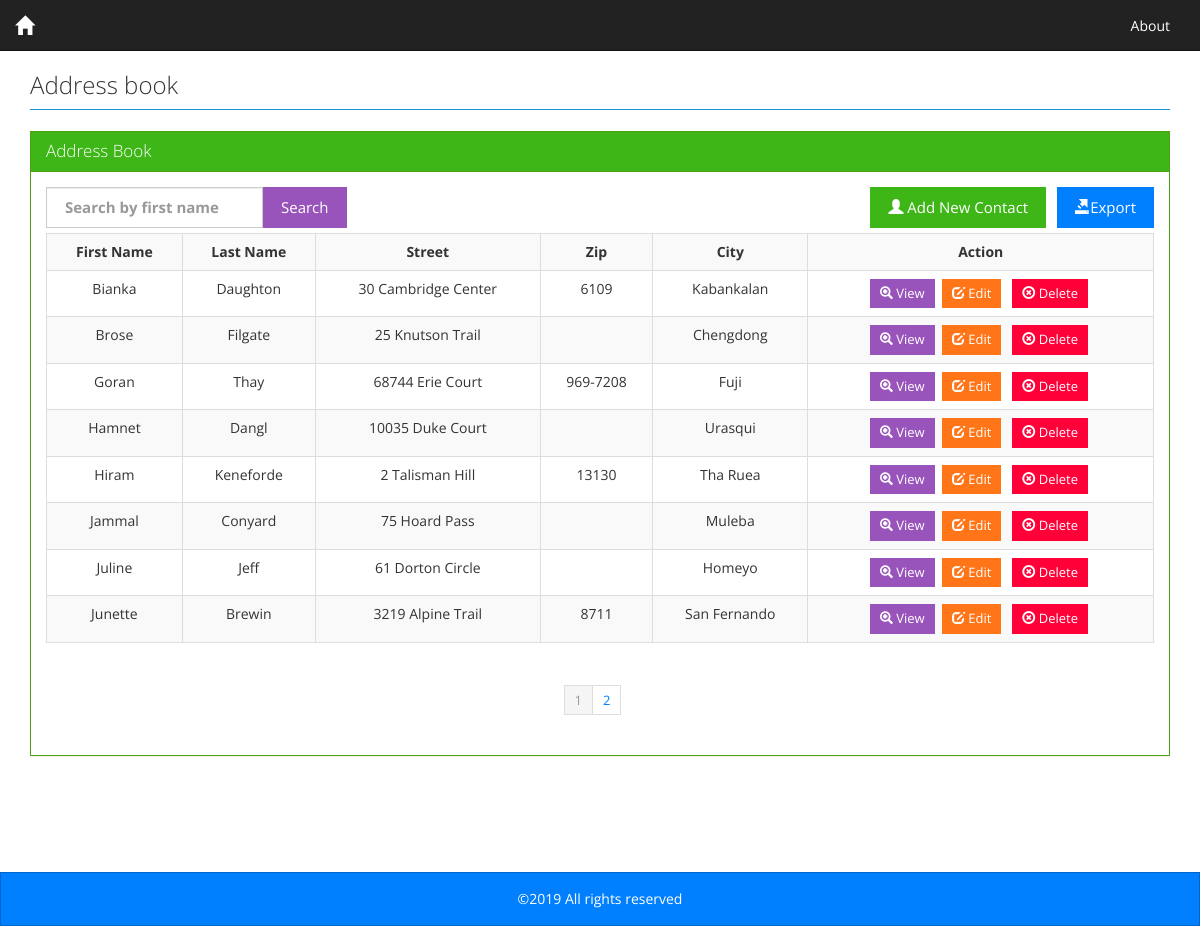
The page / on the database its author committed.
### tables this page shows
CREATE TABLE `contacts` (
  `id` int(11) NOT NULL AUTO_INCREMENT,
  `first_name` varchar(255) NOT NULL,
  `last_name` varchar(255) NOT NULL,
  `street` varchar(255) DEFAULT NULL,
  `zip` varchar(255) DEFAULT NULL,
  `city` varchar(255) DEFAULT NULL,
  PRIMARY KEY (`id`)
);

### index.php (the view, shortened to what this page needs)
<?php
require_once './config.php';
include './header.php';
if (!(isset($_GET['pagenum']))) {
  $pagenum = 1;
} else {
  $pagenum = $_GET['pagenum'];
}
$page_limit = ($_GET["show"] <> "" && is_numeric($_GET["show"])) ? $_GET["show"] : 8;
try {
  $keyword = trim($_GET["keyword"]);
  if ($keyword <> "") {
    $sql = "SELECT * FROM contacts WHERE 1 AND "
      . " (first_name LIKE :keyword) ORDER BY first_name ";
    $stmt = $DB->prepare($sql);
    $stmt->bindValue(":keyword", $keyword . "%");
  } else {
    $sql = "SELECT * FROM contacts WHERE 1 ORDER BY first_name ";
    $stmt = $DB->prepare($sql);
  }
  $stmt->execute();
  $total_count = count($stmt->fetchAll());
  $last = ceil($total_count / $page_limit);
  $lower_limit = ($pagenum - 1) * $page_limit;
  $lower_limit = ($lower_limit < 0) ? 0 : $lower_limit;
  $sql2 = $sql . " limit " . ($lower_limit) . " ,  " . ($page_limit) . " ";
  $stmt = $DB->prepare($sql2);
  $stmt->execute();
  $results = $stmt->fetchAll();
} catch (Exception $ex) {
  echo $ex->getMessage();
}
?>
<div class="row">
  <div class="panel panel-success">
    <div class="panel-heading">
      <h3 class="panel-title">Address Book</h3>
    </div>
    <div class="panel-body">
      <div class="col-lg-12" style="padding-left: 0; padding-right: 0;">
        <form action="index.php" method="get">
          <div class="col-lg-6 pull-left" style="padding-left: 0;">
            <span class="pull-left">
              <label class="col-lg-12 control-label" for="keyword" style="padding-right: 0;">
                <input type="text" value="<?php echo $_GET["keyword"]; ?>" placeholder="Search by first name" id="" class="form-control" name="keyword" style="height: 41px;">
              </label>
            </span>
            <button class="btn btn-info">Search</button>
          </div>
        </form>
        <div class="pull-right"><a href="contacts.php"><button class="btn btn-success"><span class="glyphicon glyphicon-user"></span> Add New Contact</button></a>
          &nbsp; <a href="download.php"><button class="btn btn-primary"><span class="glyphicon glyphicon-export"></span>Export</button></a>
        </div>
      </div>
      <div class="clearfix"></div>
      <?php if (count($results) > 0) { ?>
        <div class="table-responsive">
          <table class="table table-striped table-hover table-bordered ">
            <tbody>
              <tr>
                <th>First Name</th>
                <th>Last Name</th>
                <th>Street </th>
                <th>Zip </th>
                <th>City </th>
                <th>Action </th>
              </tr>
              <?php foreach ($results as $res) { ?>
                <tr>
                  <td><?php echo $res["first_name"]; ?></td>
                  <td><?php echo $res["last_name"]; ?></td>
                  <td><?php echo $res["street"]; ?></td>
                  <td><?php echo $res["zip"]; ?></td>
                  <td><?php echo $res["city"]; ?></td>
                  <td>
                    <a href="view_contacts.php?cid=<?php echo $res["id"]; ?>"><button class="btn btn-sm btn-info">
                        <span class="glyphicon glyphicon-zoom-in"></span> View</button></a>&nbsp;
                    <a href="contacts.php?m=update&cid=<?php echo $res["id"]; ?>&pagenum=<?php echo $_GET["pagenum"]; ?>">
                      <button class="btn btn-sm btn-warning"><span class="glyphicon glyphicon-edit"></span> Edit</button>
                    </a>&nbsp;
                    <a href="process_form.php?mode=delete&cid=<?php echo $res["id"]; ?>
                    &keyword=<?php echo $_GET["keyword"]; ?>&pagenum=<?php echo $_GET["pagenum"]; ?>" onclick="return confirm('Are you sure?')">
                      <button class="btn btn-sm btn-danger"><span class="glyphicon glyphicon-remove-circle"></span> Delete</button></a>&nbsp;
                  </td>
                </tr>
              <?php } ?>
            </tbody>
          </table>
        </div>
        <div class="col-lg-12 center">
          <ul class="pagination pagination-sm">
            <?php
              for ($i = 1; $i <= $last; $i++) {
                if ($i == $pagenum) {
                  ?>
                <li class="active"><a href="javascript:void(0);"><?php echo $i ?></a></li>
              <?php
                  } else {
                    ?>
                <li><a href="index.php?pagenum=<?php echo $i; ?>&keyword=<?php echo $_GET["keyword"]; ?>" class="links" onclick="displayRecords('<?php echo $page_limit; ?>', '<?php echo $i; ?>');"><?php echo $i ?></a></li>
            <?php
                }
              }
              ?>
          </ul>
        </div>
      <?php } else { ?>
        <div class="well well-lg">No contacts found.</div>
      <?php } ?>
    </div>
  </div>
</div>
<?php
include './footer.php';
?>

### header.php (shortened to what this page needs)
<!DOCTYPE html>
<html lang="en">
<head>
  <link href="assets/css/bootstrap.min.css" rel="stylesheet">
  <link href="assets/css/style.css" rel="stylesheet">
</head>
<body>
  <div class="navbar navbar-default navbar-static-top" role="navigation">
    <div class="container-fluid">
      <div class="navbar-header">
        <a class="navbar-brand" href="/" target="_blank"><span class="glyphicon glyphicon-home"></span>&nbsp;</a>
      </div>
      <div class="collapse navbar-collapse pull-right" id="bs-example-navbar-collapse-1">
        <ul class="nav navbar-nav">
          <li><a href="#">About</a></li>
        </ul>
      </div>
    </div>
  </div>
  <div class="container mainbody">
    <div class="page-header">
      <h1>Address book</h1>
    </div>

### footer.php (shortened to what this page needs)
    </div>
    <footer>
      <div class="navbar navbar-inverse footer">
        <div class="container-fluid">
          <div class="copyright">
            <a href="#" target="_blank">&copy;<?php echo date("Y"); ?></a>
            All rights reserved
          </div>
        </div>
      </div>
    </footer>
  </body>
</html>

### assets/css/style.css (style rules this page uses)
html, body { height: 100%; }
body { font-size: 14px; line-height: 18px; }
.mainbody { padding-bottom: 50px; min-height: 100%;overflow:hidden; }
.mainbody .row { margin: 0px; }
.page-header { margin-top: 0px; border-bottom: 1px solid #1995DC; padding-bottom: 0px; }
.page-header h1 { margin-top: 0px; font-size: 24px; }
.panel-body { width: 100%; margin: 0 auto; }
.col-lg-12 { padding-left: 0; }
.table-bordered > thead > tr > th, .table-bordered > tbody > tr > th, .table-bordered > tfoot > tr > th, .table-bordered > thead > tr > td, .table-bordered > tbody > tr > td, .table-bordered > tfoot > tr > td { text-align: center; }
.center { float:none; margin: 0 auto; text-align: center; }
.footer { margin:0; padding: 17px 0; border-radius: 0px; height: auto; }
.copyright { color: #fff; text-align: center; }
.copyright a { color: #fff; }

### rows shown on the page
contacts: first_name "Bianka", last_name "Daughton", street "30 Cambridge Center", zip "6109", city "Kabankalan"
contacts: first_name "Brose", last_name "Filgate", street "25 Knutson Trail", city "Chengdong"
contacts: first_name "Goran", last_name "Thay", street "68744 Erie Court", zip "969-7208", city "Fuji"
contacts: first_name "Hamnet", last_name "Dangl", street "10035 Duke Court", city "Urasqui"
contacts: first_name "Hiram", last_name "Keneforde", street "2 Talisman Hill", zip "13130", city "Tha Ruea"
contacts: first_name "Jammal", last_name "Conyard", street "75 Hoard Pass", city "Muleba"
contacts: first_name "Juline", last_name "Jeff", street "61 Dorton Circle", city "Homeyo"
contacts: first_name "Junette", last_name "Brewin", street "3219 Alpine Trail", zip "8711", city "San Fernando"
